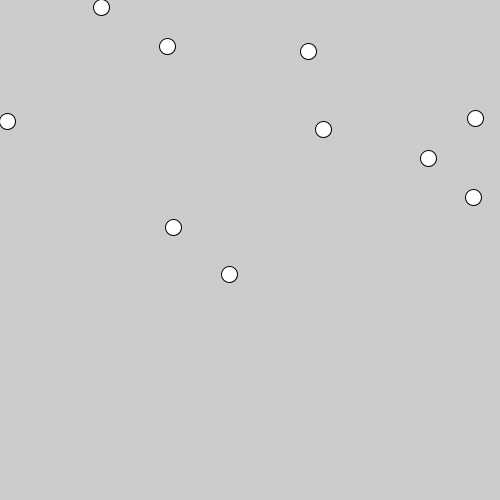
Frame 1 (no input)
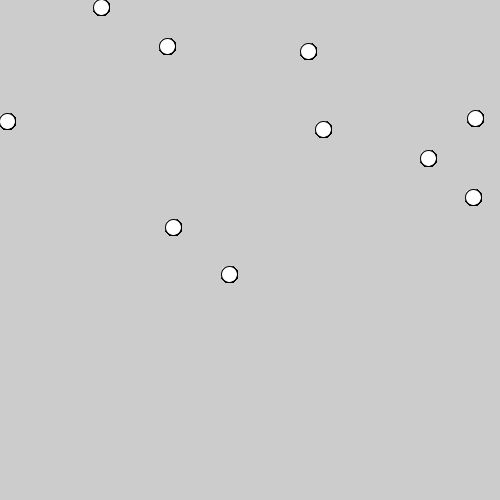
Frame 60 (the mouse pressed at the canvas centre just before this capture)
Frame 120 (the mouse held since frame 60 and released just before this capture): identical to frame 60, image omitted

The Processing sketch that drew these frames (run headless with seeded random() and noise(); from frame 60 on, the mouse is pressed at the canvas centre):

// Processing sketch: basicArrayCircles
// ── basicArrayCircles.pde
int numCircles = 10;
int[] randomX = new int[numCircles];
int[] randomY = new int[numCircles];

void setup() {
  size(500, 500);
  for (int i = 0; i < numCircles; i++) {
    randomX[i] = int(random(width));
    randomY[i] = int(random(height));
  }
}

void draw() {
  for (int i = 0; i < numCircles; i++) {
    ellipse(randomX[i], randomY[i], 16, 16);
  }
}
